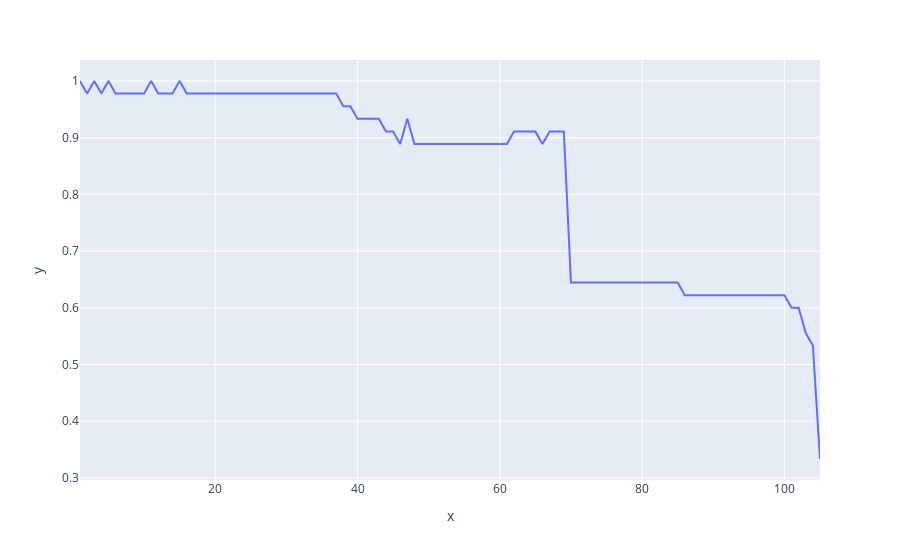

The cell this chart's notebook holds for it:
### Code cell
import plotly.express as px
px.line(x=k_space, y=accuracies)
